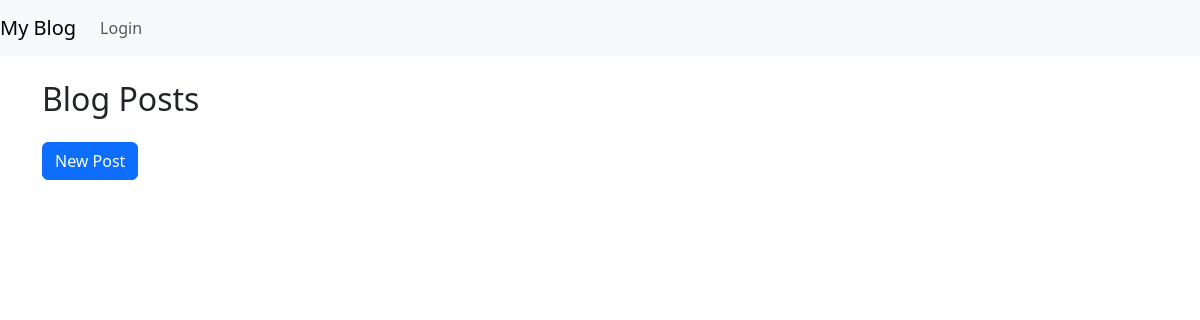
Before: / with the older database file.
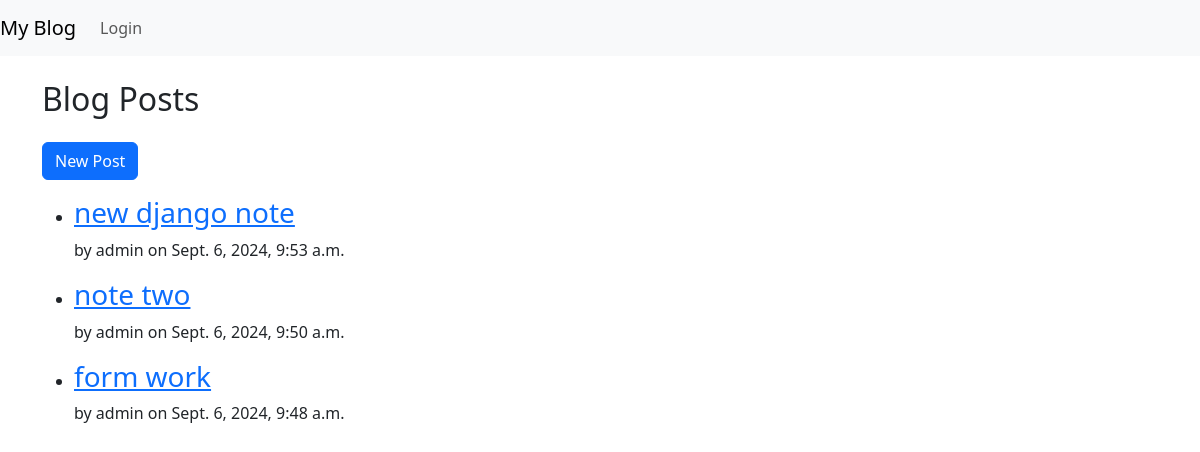
After: the same page with the newer database file.
### blog/models.py (models this page shows, shortened)
class Post(models.Model):
    title = models.CharField(max_length=200)
    content = models.TextField()
    author = models.ForeignKey(User, on_delete=models.CASCADE)
    created_at = models.DateTimeField(default=timezone.now)
    updated_at = models.DateTimeField(auto_now=True)

### blog/views.py (the view)
# urls.py: path('', views.post_list, name='post_list'),
def post_list(request):
    posts = Post.objects.all().order_by('-created_at')
    return render(request, 'blog/post_list.html', {'posts': posts})

### blog/templates/blog/post_list.html
{% extends 'base.html' %}
{% block content %}
<h2>Blog Posts</h2>
<a href="{% url 'post_new' %}" class="btn btn-primary my-3">New Post</a>
<ul>
    {% for post in posts %}
        <li>
            <h3><a href="{% url 'post_detail' pk=post.pk %}">{{ post.title }}</a></h3>
            <p>by {{ post.author }} on {{ post.created_at }}</p>
        </li>
    {% endfor %}
</ul>
{% endblock %}

### blog/templates/base.html (shortened to what this page needs)
<!DOCTYPE html>
<html lang="en">
<head>
    <link rel="stylesheet" href="https://cdn.jsdelivr.net/npm/bootstrap@5.3.3/dist/css/bootstrap.min.css">
</head>
<body>
    <nav class="navbar navbar-expand-lg navbar-light bg-light">
        <a class="navbar-brand" href="{% url 'post_list' %}">My Blog</a>
        <div class="collapse navbar-collapse">
            <ul class="navbar-nav ml-auto">
                {% if user.is_authenticated %}
                <li class="nav-item">
                    <a class="nav-link" href="{% url 'post_new' %}">New Post</a>
                </li>
                <li class="nav-item">
                    <a class="nav-link" href="{% url 'logout' %}">Logout</a>
                </li>
                {% else %}
                <li class="nav-item">
                    <a class="nav-link" href="{% url 'login' %}">Login</a>
                </li>
                {% endif %}
            </ul>
        </div>
    </nav>
    <div class="container mt-4">
        {% block content %}
        {% endblock %}
    </div>
</body>
</html>

Changed rows visible on the page:
added Post: title "new django note", author "admin", created_at "Sept. 6, 2024, 9:53 a.m."
added Post: title "note two", author "admin", created_at "Sept. 6, 2024, 9:50 a.m."
added Post: title "form work", author "admin", created_at "Sept. 6, 2024, 9:48 a.m."
